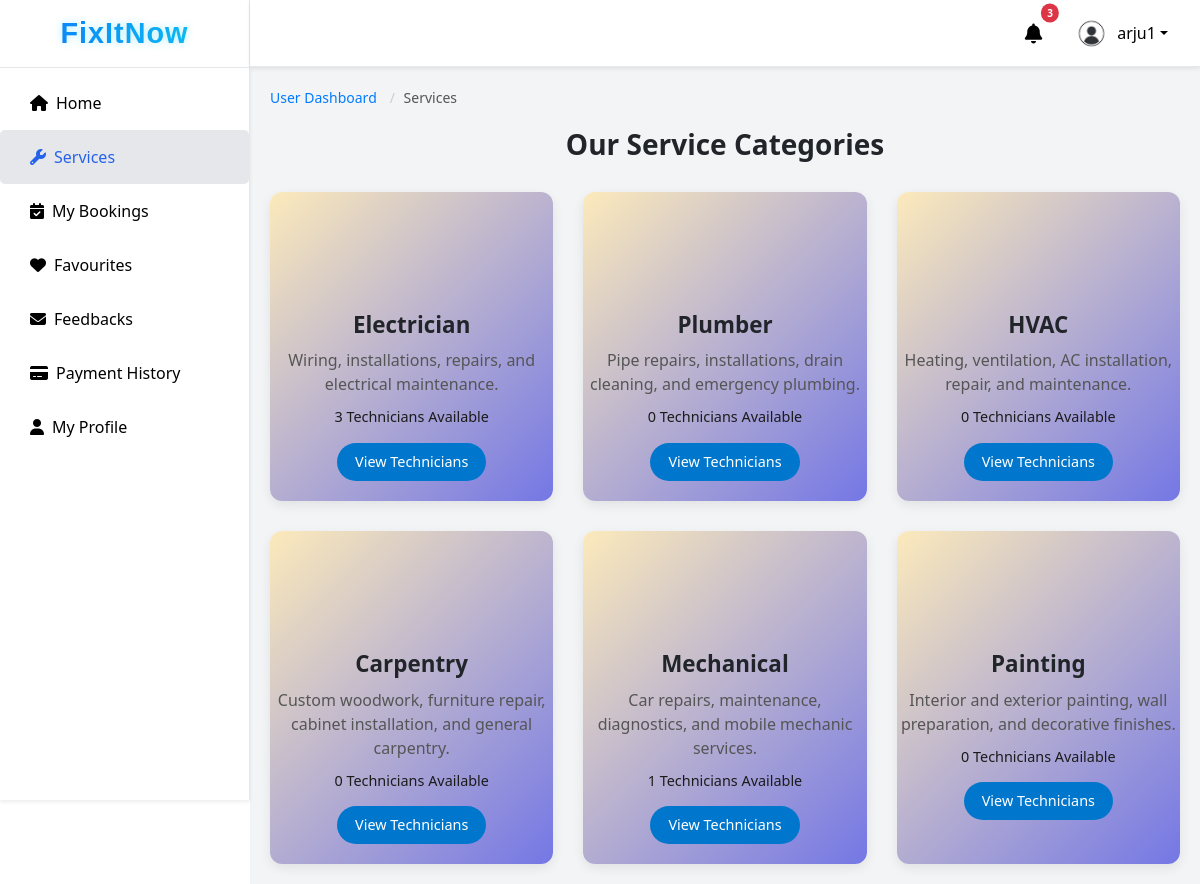
Page /user/services/ (signed in) on the committed database.
### fixapp/models.py (models this page shows, shortened)
class UserRegistration(models.Model):
    full_name = models.CharField(max_length=100)
    username = models.CharField(max_length=150, unique=True)
    email = models.EmailField(unique=True)
    password = models.CharField(max_length=128)  # plain password
    phone = models.CharField(max_length=15, null=True, blank=True)
    profile_image = models.ImageField(upload_to="user_profiles/", null=True, blank=True)
    city = models.CharField(max_length=100, blank=True, null=True)
    address = models.TextField(blank=True, null=True)
    latitude = models.FloatField(blank=True, null=True)
    longitude = models.FloatField(blank=True, null=True)
    registered_on = models.DateTimeField(default=timezone.now)

### fixapp/views.py (the view)
# urls.py: path('user/services/', views.user_services, name='user_services'),
def user_services(request):
    user_obj = None
    if 'user_id' in request.session:
        try:
            user_obj = UserRegistration.objects.get(id=request.session['user_id'])
        except UserRegistration.DoesNotExist:
            return redirect('login')
    else:
        return redirect('login')
    services = [
        {"name": "Electrician", "description": "Wiring, installations, repairs, and electrical maintenance.", "icon": "ri-flashlight-line", "color": "blue"},
        {"name": "Plumber", "description": "Pipe repairs, installations, drain cleaning, and emergency plumbing.", "icon": "ri-drop-line", "color": "green"},
        {"name": "HVAC", "description": "Heating, ventilation, AC installation, repair, and maintenance.", "icon": "ri-tools-line", "color": "orange"},
        {"name": "Carpentry", "description": "Custom woodwork, furniture repair, cabinet installation, and general carpentry.", "icon": "ri-hammer-line", "color": "purple"},
        {"name": "Mechanical", "description": "Car repairs, maintenance, diagnostics, and mobile mechanic services.", "icon": "ri-car-line", "color": "indigo"},
        {"name": "Painting", "description": "Interior and exterior painting, wall preparation, and decorative finishes.", "icon": "ri-paint-brush-line", "color": "teal"},
    ]
    for service in services:
        service['tech_count'] = TechnicianRequest.objects.filter(category=service["name"], status='Approved').count()
    return render(request, "user_page/user_services.html", {
        "services": services,
        "user_obj": user_obj
    })

### fixapp/context_processors.py (called while the page is built)
def notifications_processor(request):
    notifications = []
    if request.session.get('user_id'):
        notifications = Notification.objects.filter(
            recipient_type__in=["users", "both"]
        ).order_by('-created_on')
    return {'notifications': notifications}

def technician_notifications_processor(request):
    notifications = []
    if request.session.get('technician_id'):
        notifications = Notification.objects.filter(
            recipient_type__in=["technicians", "both"]
        ).order_by('-created_on')
    return {'tech_notifications': notifications}

### templates/user_page/user_services.html (shortened to what this page needs)
{% extends 'user_page/user_dashboard.html' %}
{% load static %}
{% block user_services_list %}
<div class="user-service-container">
    <nav aria-label="breadcrumb">
        <ol class="breadcrumb">
            <li class="breadcrumb-item"><a href="{% url 'user_home' %}">User Dashboard</a></li>
            <li class="breadcrumb-item active" aria-current="page">Services</li>
        </ol>
    </nav>
    <h2 class="service-heading">Our Service Categories</h2>
    <div class="service-grid">
        {% for service in services %}
        <div class="service-card">
            <div class="service-icon-container">
            </div>
            <div class="service-content">
                <h3 class="service-title">{{ service.name }}</h3>
                <p class="service-description">{{ service.description }}</p>
                <p class="service-tech-count">{{ service.tech_count }} Technicians Available</p>
                <a href="{% url 'user_tech_list' %}?category={{ service.name }}" class="service-btn">View Technicians</a>
            </div>
        </div>
        {% endfor %}
    </div>
</div>
{% endblock %}

### templates/user_page/user_dashboard.html (shortened to what this page needs)
{% load static %}
<!DOCTYPE html>
<html lang="en">
<head>
  <link href="https://cdn.jsdelivr.net/npm/bootstrap@5.3.2/dist/css/bootstrap.min.css" rel="stylesheet">
  <link href="https://cdn.jsdelivr.net/npm/bootstrap-icons@1.11.1/font/bootstrap-icons.css" rel="stylesheet">
  <link href="https://cdnjs.cloudflare.com/ajax/libs/font-awesome/6.4.0/css/all.min.css" rel="stylesheet">
<link href="https://cdn.jsdelivr.net/npm/remixicon@3.2.0/fonts/remixicon.css" rel="stylesheet">
  <link rel="stylesheet" href="{% static 'css/admin_dashboard.css' %}">
</head>
<body>
  <div class="d-flex">
    <nav id="sidebar" class="sidebar d-flex flex-column shadow-sm ">
      <div class="sidebar-header p-3 text-center">
        <h3 class="logo">FixItNow</h3>
      </div>
      <div class="sidebar-menu flex-grow-1">
        <ul class="nav flex-column mt-2">
          <li class="nav-item"><a href="{% url 'user_home' %}"
            class="nav-link {% if request.resolver_match.url_name == 'user_home' %}active{% endif %}">
            <i class="fas fa-home me-2"></i>Home</a>
          </li>
          <li class="nav-item"><a href="{% url 'user_services' %}"
            class="nav-link {% if request.resolver_match.url_name == 'user_services' %}active{% endif %}">
            <i class="fas fa-wrench me-2"></i>Services</a>
          </li>
          <li class="nav-item"><a href="{% url 'my_bookings' %}"
            class="nav-link {% if request.resolver_match.url_name == 'my_bookings' %}active{% endif %}">
            <i class="fas fa-calendar-check me-2"></i>My Bookings</a>
          </li>
          <li class="nav-item"><a href="{% url 'user_favorite_list' %}"
            class="nav-link {% if request.resolver_match.url_name == 'user_favorite_list' %}active{% endif %}">
            <i class="fas fa-heart me-2"></i>Favourites</a>
          </li>
          <li class="nav-item"><a href="{% url 'view_user_feedback' %}"
            class="nav-link {% if request.resolver_match.url_name == 'view_user_feedback' %}active{% endif %}"><i class="fas fa-envelope me-2"></i>Feedbacks</a></li>
          <li class="nav-item"><a href="{% url 'user_payment_history' %}"
            class="nav-link {% if request.resolver_match.url_name == 'user_payment_history' %}active{% endif %}"><i class="fas fa-credit-card me-2">
            </i>Payment History</a>
          </li>
          <li class="nav-item"><a href="{% url 'user_profile' %}"
            class="nav-link {% if request.resolver_match.url_name == 'user_profile' %}active{% endif %}">
            <i class="fas fa-user me-2"></i>My Profile</a>
          </li>
        </ul>
      </div>
    </nav>
    <div class="flex-grow-1 main-area">
      <nav class="navbar navbar-expand-lg topbar shadow-sm px-4 d-flex justify-content-end">
        <ul class="navbar-nav d-flex align-items-center">
<li class="nav-item dropdown me-3">
    <a class="nav-link position-relative" href="#" id="notificationDropdown" role="button"
       data-bs-toggle="dropdown" aria-expanded="false">
        <i class="fas fa-bell fa-lg"></i>
        {% if notifications.count %}
            <span class="badge-count">{{ notifications.count }}</span>
        {% endif %}
    </a>
</li>
          {% if user_obj %}
          <li class="nav-item dropdown">
            <a class="nav-link dropdown-toggle d-flex align-items-center" href="#" role="button"
              data-bs-toggle="dropdown" aria-expanded="false">
              {% if user_obj.profile_image %}
              <img src="{{ user_obj.profile_image.url }}" alt="profile" class="rounded-circle me-2 profile-pic"
                width="35" height="35">
              {% else %}
              <img src="{% static 'images/default_profile.png' %}" alt="profile" class="rounded-circle me-2 profile-pic"
                width="35" height="35">
              {% endif %}
              {{ user_obj.username }}
            </a>
          </li>
          {% endif %}
        </ul>
      </nav>
      {% block user_services_list %}
      {% endblock %}
    </div>
  </div>
</body>
</html>

### static/css/admin_dashboard.css (style rules this page uses)
body, html { height: 100%; margin: 0; font-family: "Segoe UI", sans-serif; }
.sidebar { width: 250px; height: 100vh; background-color: #ffffff; color: #000000; border-right: 1px solid #e5e7eb; position: fixed; overflow-y: auto; }
.sidebar-header { flex-shrink: 0; border-bottom: 1px solid #e5e7eb; background: #fff; }
.sidebar .logo { font-family: "Poppins", sans-serif; font-size: 1.8rem; font-weight: 700; letter-spacing: 1px; margin: 0; background: linear-gradient(90deg, #0d6efd, #0dcaf0); -webkit-background-clip: text; -webkit-text-fill-color: transparent; text-shadow: 0 0 8px rgba(13, 202, 240, 0.3); animation: logo-glow 3s infinite alternate; }
.sidebar-menu { overflow-y: auto; flex-grow: 1; }
.sidebar .nav-link { color: #000000; font-size: 16px; padding: 15px 5px; transition: background 0.2s, color 0.2s; padding-left: 30px; }
.nav-link:hover, .nav-link.active { background-color: #e5e7eb; color: #2563eb !important; border-radius: 5px; }
.main-area { margin-left: 250px; display: flex; flex-direction: column; height: 100vh; }
.topbar { background-color: #ffffff; border-bottom: 1px solid #e5e7eb; color: #000000; height: 67px; flex-shrink: 0; position: sticky; top: 0; z-index: 10; align-items: center; }
.topbar .navbar-nav .nav-link { color: #000000; }
.topbar .profile-pic { width: 35px; height: 35px; object-fit: cover; }
.breadcrumb { padding: 8px 15px; margin-bottom: 40px; list-style: none; background-color: #f5f5f5; border-radius: 4px; }
.breadcrumb-item { display: inline; font-size: 14px; }
.breadcrumb-item + .breadcrumb-item::before { padding: 0 5px; color: #ccc; content: "/\00a0"; }
.breadcrumb-item a { color: #6c757d; text-decoration: none; }
.breadcrumb-item.active { color: #0275d8; }
.breadcrumb { background: transparent; padding: 0; margin-bottom: 20px; }
.badge-count { position: absolute; top: 0; right: 0; transform: translate(50%, -50%); background-color: #dc3545; color: #fff; font-size: 10px; padding: 2px 6px; border-radius: 50%; font-weight: bold; }
.user-service-container { padding: 20px; background-color: #f3f4f6; min-height: auto; }
.breadcrumb a { text-decoration: none; color: #0077cc; transition: color 0.3s; }
.service-heading { font-weight: bold; font-size: 28px; text-align: center; margin-bottom: 30px; }
.service-grid { display: grid; grid-template-columns: repeat(3, 1fr); gap: 30px; }
.service-card { position: relative; background: linear-gradient(135deg, #fceabb 0%, #7477e5 100%); border-radius: 12px; padding-top: 60px; padding-bottom: 20px; text-align: center; box-shadow: 0 4px 12px rgba(0,0,0,0.08); transition: transform 0.3s, box-shadow 0.3s; }
.service-icon-container { position: absolute; top: 20px; left: 50%; transform: translateX(-50%); width: 80px; height: 80px; }
.service-title { font-weight: bold; font-size: 1.4rem; margin-top: 60px; margin-bottom: 10px; }
.service-description { font-size: 1rem; color: #555; margin-bottom: 10px; }
.service-tech-count { font-size: 0.9rem; color: #1c1b1b; margin-bottom: 15px; }
.service-btn { display: inline-block; padding: 8px 18px; font-size: 0.9rem; color: #fff; background-color: #0077cc; text-decoration: none; border-radius: 50px; transition: all 0.3s; }
.breadcrumb-item a { text-decoration: none; color: #007bff; }
.breadcrumb-item.active { color: #6c757d; }
.breadcrumb { background: none; padding-left: 0; margin-bottom: 20px; font-size: 14px; }
.breadcrumb a { color: #007bff; text-decoration: none; }
.breadcrumb .active { color: #555; }
.text-center { text-align: center; }

### rows in the picture
UserRegistration: profile_image (picture), username "arju1"

### other values in the picture
{{ notifications.count }} "3"
{{ service.name }} "Electrician" "Plumber" "HVAC" "Carpentry" "Mechanical" "Painting"
{{ service.description }} "Wiring, installations, repairs, and electrical maintenance." "Pipe repairs, installations, drain cleaning, and emergency plumbing." "Heating, ventilation, AC installation, repair, and maintenance." "Custom woodwork, furniture repair, cabinet installation, and general carpentry." "Car repairs, maintenance, diagnostics, and mobile mechanic services." "Interior and exterior painting, wall preparation, and decorative finishes."
{{ service.tech_count }} "3" "0" "0" "0" "1" "0"
